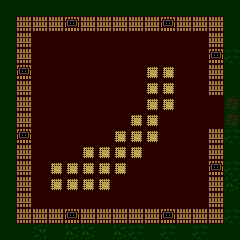

This is a level from a 2D game, rendered from its Tiled map with the project's own tilesets. A one-line summary and the complete map file follow:
An orthogonal 15x15 tile map with 16x16 px tiles, 3 tile layers (floor, wall, units), 1 hidden layer not drawn.

<map version="1.10" tiledversion="2025.05.05" orientation="orthogonal" renderorder="right-down" width="15" height="15" tilewidth="16" tileheight="16" infinite="0" nextlayerid="6" nextobjectid="1">
 <tileset firstgid="1" source="../../tiles/battle/farm.tsx" />
 <layer id="1" name="floor" width="15" height="15">
  <data encoding="csv">
4,4,4,4,4,4,4,4,4,4,4,4,4,4,4,
4,2,2,2,2,2,2,2,2,2,2,2,2,2,4,
4,2,2,2,2,2,2,2,2,2,2,2,2,2,4,
4,2,2,2,2,2,2,2,2,2,2,2,2,2,18,
4,2,2,2,2,2,2,2,2,2,2,2,2,2,4,
4,2,2,2,2,2,2,2,2,2,2,2,2,2,4,
4,2,2,2,2,2,2,2,2,2,2,2,2,2,14,
4,2,2,2,2,2,2,2,2,2,2,2,2,2,14,
4,2,2,2,2,2,2,2,2,2,2,2,2,2,18,
4,2,2,2,2,2,2,2,2,2,2,2,2,2,4,
4,2,2,2,2,2,2,2,2,2,2,2,2,2,18,
4,2,2,2,2,2,2,2,2,2,2,2,2,2,17,
4,2,2,2,2,2,2,2,2,2,2,2,2,2,4,
4,2,2,2,2,2,2,2,2,2,2,2,2,2,18,
4,4,16,4,17,17,4,17,18,4,18,4,18,4,4
</data>
 </layer>
 <layer id="3" name="wall" width="15" height="15">
  <data encoding="csv">
0,0,0,0,0,0,0,0,0,0,0,0,0,0,0,
0,65,65,65,66,65,65,65,65,65,66,65,65,65,0,
0,65,0,0,0,0,0,0,0,0,0,0,0,65,0,
0,65,0,0,0,0,0,0,0,0,0,0,0,66,0,
0,66,0,0,0,0,0,0,0,46,46,0,0,65,0,
0,65,0,0,0,0,0,0,0,46,46,0,0,65,0,
0,65,0,0,0,0,0,0,0,46,46,0,0,0,0,
0,65,0,0,0,0,0,0,46,46,0,0,0,0,0,
0,66,0,0,0,0,0,46,46,46,0,0,0,65,0,
0,65,0,0,0,46,46,46,46,0,0,0,0,65,0,
0,65,0,46,46,46,46,46,0,0,0,0,0,66,0,
0,65,0,46,46,46,46,0,0,0,0,0,0,65,0,
0,65,0,0,0,0,0,0,0,0,0,0,0,65,0,
0,65,65,65,66,65,65,65,65,65,66,65,65,65,0,
0,0,0,0,0,0,0,0,0,0,0,0,0,0,0
</data>
 </layer>
 <layer id="5" name="roof" width="15" height="15" visible="0">
  <data encoding="csv">
0,0,0,0,0,0,0,0,0,0,0,0,0,0,0,
0,24,24,24,24,24,24,24,24,24,24,24,24,24,0,
0,24,24,24,24,24,24,24,24,24,24,24,24,24,0,
0,24,24,24,24,24,24,24,24,24,24,24,24,24,0,
0,24,24,24,24,24,24,24,24,24,24,24,24,24,0,
0,24,24,24,24,24,24,24,24,24,24,24,24,24,0,
0,24,24,24,24,24,24,24,24,24,24,24,24,24,0,
0,24,24,24,24,24,24,24,24,24,24,24,24,24,0,
0,24,24,24,24,24,24,24,24,24,24,24,24,24,0,
0,24,24,24,24,24,24,24,24,24,24,24,24,24,0,
0,24,24,24,24,24,24,24,24,24,24,24,24,24,0,
0,24,24,24,24,24,24,24,24,24,24,24,24,24,0,
0,24,24,24,24,24,24,24,24,24,24,24,24,24,0,
0,24,24,24,24,24,24,24,24,24,24,24,24,24,0,
0,0,0,0,0,0,0,0,0,0,0,0,0,0,0
</data>
 </layer>
 <layer id="4" name="units" width="15" height="15">
  <data encoding="csv">
0,0,0,0,0,0,0,0,0,0,0,0,0,0,0,
0,0,0,0,0,0,0,0,0,0,0,0,0,0,0,
0,0,0,0,0,0,0,0,0,0,0,0,0,0,0,
0,0,0,0,0,0,0,0,0,0,0,0,0,0,0,
0,0,0,0,0,0,0,0,0,0,0,0,0,0,0,
0,0,0,0,0,0,0,0,0,0,0,0,0,0,0,
0,0,0,0,0,0,0,0,0,0,0,0,0,0,0,
0,0,0,0,0,0,0,0,0,0,0,0,0,0,0,
0,0,0,0,0,0,0,0,0,0,0,0,0,0,0,
0,0,0,0,0,0,0,0,0,0,0,0,0,0,0,
0,0,0,0,0,0,0,0,0,0,0,0,0,0,0,
0,0,0,0,0,0,0,0,0,0,0,0,0,0,0,
0,0,0,0,0,0,0,0,0,0,0,0,0,0,0,
0,0,0,0,0,0,0,0,0,0,0,0,0,0,0,
0,0,0,0,0,0,0,0,0,0,0,0,0,0,0
</data>
 </layer>
</map>
